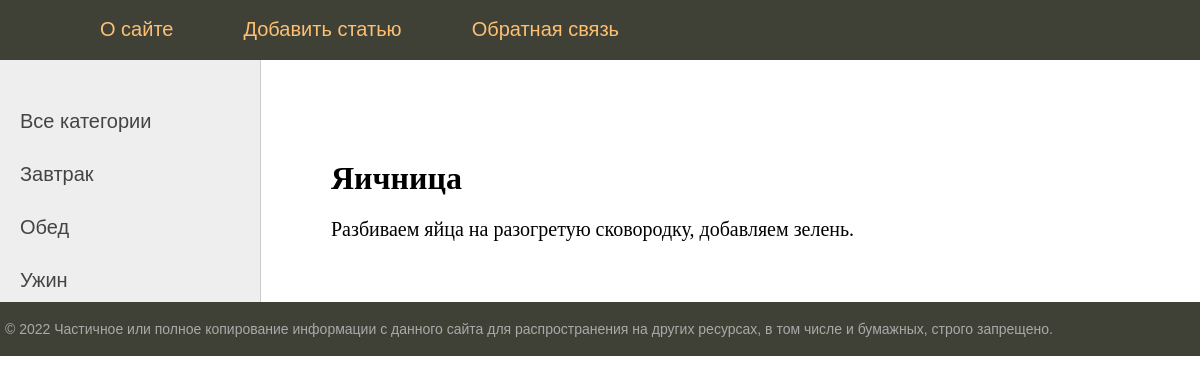
/yaichniza/, run on the app's committed database.
### recipes_app/models.py (models this page shows, shortened)
class Category(models.Model):
    name = models.CharField(max_length=100, db_index=True, verbose_name="Категория")
    slug = models.SlugField(max_length=255, unique=True, db_index=True, verbose_name="URL")

class Recipes(models.Model):
    title = models.CharField(max_length=255, verbose_name="Название блюда")
    slug = models.SlugField(max_length=255, unique=True, db_index=True, verbose_name="URL")
    content = models.TextField(blank=True, verbose_name="Рецепт")
    photo = models.ImageField(upload_to='photos/%Y/%m/%d', null=True, blank=True, verbose_name="Фото")
    time_create = models.DateTimeField(auto_now_add=True)
    time_update = models.DateTimeField(auto_now=True)
    is_published = models.BooleanField(default=True, verbose_name="Опубликовано")
    cat = models.ForeignKey('Category', on_delete=models.PROTECT,  null=True, verbose_name="Категория")
    class Meta:
        verbose_name_plural = 'Рецепты'
        ordering = ['id']

### recipes_app/views.py (the view)
# urls.py: path('<slug:post_slug>/', ShowPost.as_view(), name='post'),
class ShowPost(DataMixin,  DetailView):
    model = Recipes
    template_name = 'recipes_app/post.html'
    slug_url_kwarg = 'post_slug'
    context_object_name = 'post'
    def get_context_data(self, *, object_list=None, **kwargs):
        context = super().get_context_data(**kwargs)
        c_def = self.get_user_context(title=context['post'])
        return context | c_def

### recipes_app/utils.py (called while the page is built)
    def get_user_context(self, **kwargs):
        context = kwargs
        cats = Category.objects.all()
        context['cats'] = cats
        context['menu'] = menu
        return context

### recipes_app/templates/recipes_app/post.html (shortened to what this page needs)
{% extends 'recipes_app/base.html' %}
{% block content %}
<h1>{{post.title}}</h1>
{{post.content|linebreaks}}
{% endblock %}

### recipes_app/templates/recipes_app/base.html (shortened to what this page needs)
{% load static %}
<!DOCTYPE html>
<html>
<head>
    <link type="text/css" href="{% static 'women/css/styles.css' %}" rel="stylesheet" />
</head>
<body>
{% block mainmenu %}
		<div class="header">
			<ul id="mainmenu" class="mainmenu">
			    <li class="logo"><a href="{% url 'home' %}"><div class="logo"></div></a></li>
                {% for m in menu %}
			      <li><a href="{% url m.url_name %}">{{m.title}}</a></li>
                {% endfor %}
            </ul>
{% endblock mainmenu %}
   <table class="table-content" border=0 cellpadding="0" cellspacing="0">
<tr>
	<td valign="top" class="left-chapters">
	<ul id="leftchapters">
		<li><a href="{% url 'home' %}">Все категории</a></li>
{% for c in cats %}
		<li><a href="{% url 'home' %}">{{c.name}}</a></li>
{% endfor %}
	</ul>
</td>
<td valign="top" class="content">
	<div class="content-text">
{% block content %}
{% endblock %}
	</div>
</td></tr></table>
<tr><td valign=top>
	<div id="footer">
		<p>&copy; 2022 Частичное или полное копирование информации с данного сайта для распространения на других ресурсах, в том числе и бумажных, строго запрещено.</p>
	</div>
</td></tr></table>
</body>
</html>

### recipes_app/static/css/styles.css (style rules this page uses)
html, body { font-family: 'Arial'; margin: 0; padding: 0; height: 100%; width: 100%; color: #444; }
a { color: #0059b2; text-decoration: none; }
.header { background: #3F4137; height: 60px; }
.logo { background: url('../images/logo.png') no-repeat 10px 5px; width: 70px; height: 60px; }
ul.mainmenu { list-style: none; margin: 0; padding: 0; height: 60px; color: #fdc073; font-size: 20px; overflow: hidden; }
ul.mainmenu li { float: left; margin: 18px 40px 0 30px; }
ul.mainmenu li.logo { margin: 0; }
ul.mainmenu li a { color: #fdc073; text-decoration: none; }
.table-content { width: 100%; min-height: 100%; height: 100%; }
.left-chapters { margin: 0; background: #eee; border-right: 1px solid #ccc; min-height: 100%; }
.left-chapters ul { width: 230px; min-height: 100%; margin: 0; padding: 20px 10px 10px 20px; list-style: none; font-size: 20px; }
.left-chapters ul li { margin: 30px 0 0 0; color: #999; }
.left-chapters ul li a { color: #444; text-decoration: none; }
.content { padding: 40px 20px 20px 40px; width: 100%; box-sizing: border-box; }
.content-text { margin: 60px 0 0 30px; color: #000; font-size: 20px; font-family: Yandex Sans Display Light; }
.content-text h1 { font-size: 32px; }
#footer { box-sizing: border-box; background: #3F4137; padding: 5px; color: #aaa; font-size: 14px; font-family: Verdana, Geneva, Arial, Helvetica; text-align: left; overflow: hidden; }

### data on the page
Category: name "Завтрак"
Category: name "Обед"
Category: name "Ужин"
Recipes: title "Яичница", content "Разбиваем яйца на разогретую сковородку, добавляем зелень."

### other printed values
{{ m.title }} "О сайте" "Добавить статью" "Обратная связь"
